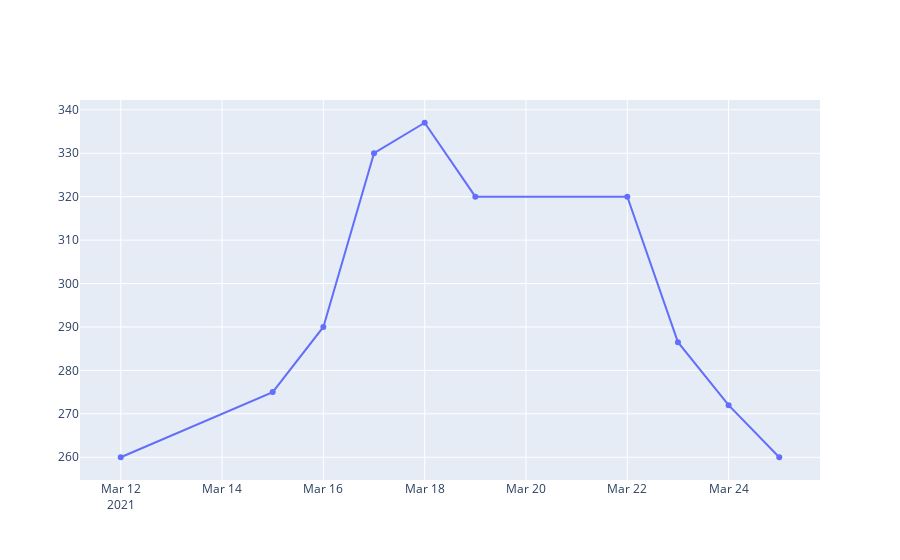

The notebook cell saved with this chart:
### Code cell
fig = go.Figure([go.Scatter(x=df['Date'], y=df['High'])])
fig.show()

### Figure 1 — Plotly figure (JSON) as saved in the notebook; plotly's stock layout.template omitted (floating-point values rounded to 4 significant figures)
{"data": [{"type": "scatter", "x": ["2021-03-12T00:00:00", "2021-03-15T00:00:00", "2021-03-16T00:00:00", "2021-03-17T00:00:00", "2021-03-18T00:00:00", "2021-03-19T00:00:00", "2021-03-22T00:00:00", "2021-03-23T00:00:00", "2021-03-24T00:00:00", "2021-03-25T00:00:00"], "y": [260, 275, 290, 330, 337.0, 320, 320, 286.5, 272, 260]}], "layout": {}}
